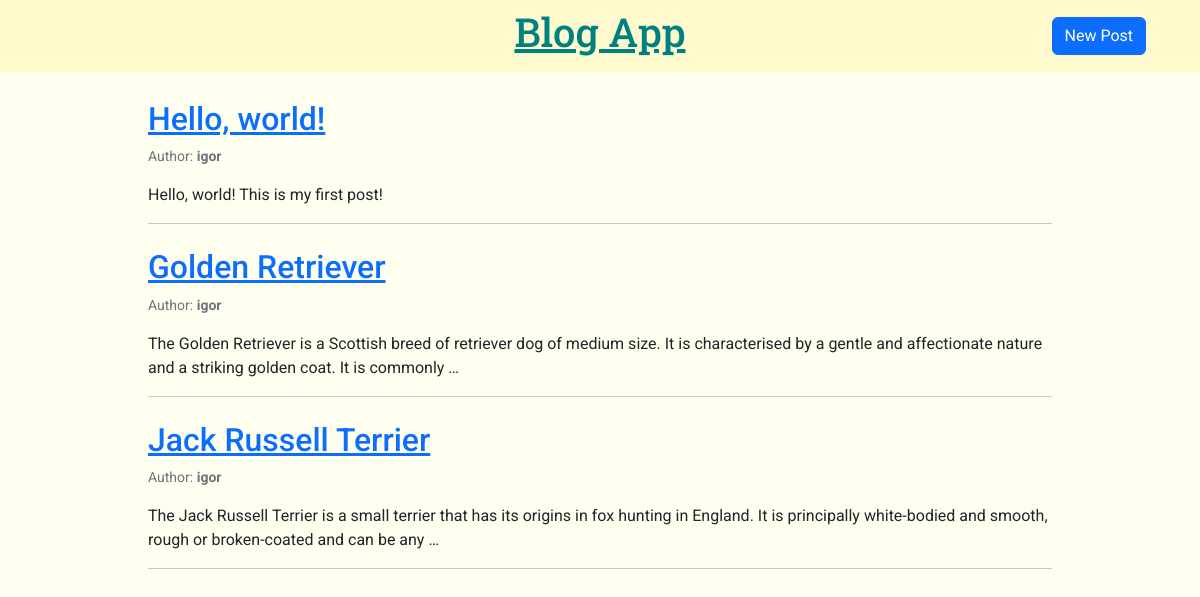
The app's page /blog_app/, older data.
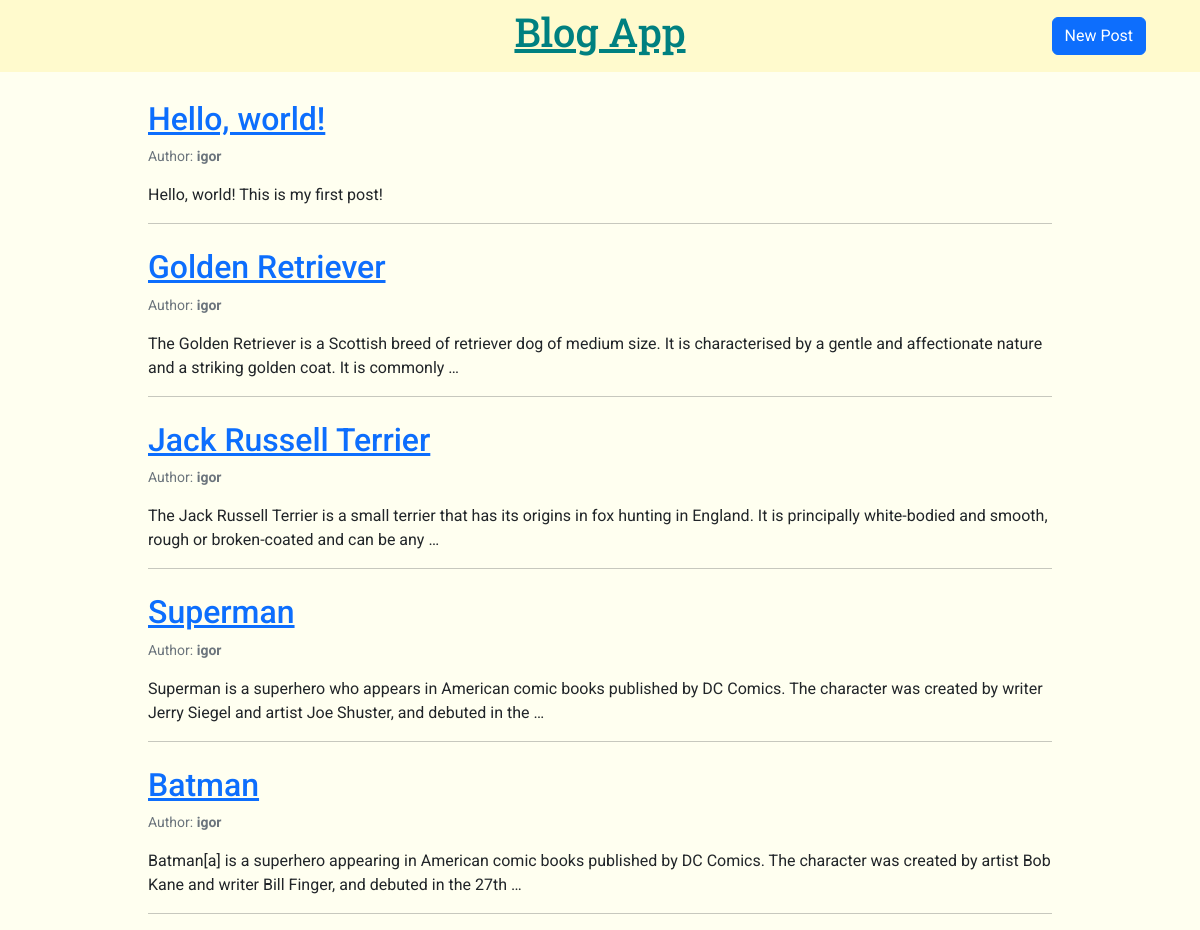
The same page, newer data.
### blog_app/models.py (models this page shows, shortened)
class Post(models.Model):
	title = models.CharField(max_length=200)
	author = models.ForeignKey("auth.user", on_delete=models.CASCADE) # many-to-one relationship
	date = models.DateTimeField(auto_now_add=True)
	text = models.TextField()
	slug = models.SlugField(unique=True, max_length=100, null=False, default="")
	tags = TaggableManager()

### blog_app/views.py (the view)
# urls.py: path("", views.BlogListView.as_view(), name="index"),
class BlogListView(ListView):
	model = Post
	template_name = "blog_app/index.html"

### blog_app/templates/blog_app/index.html
{% extends "blog_app/base.html" %}
{% block content %}
<div class="container my-container">
{% for post in post_list %}
	<div class="mt-4 ps-3 pe-3">
		<h2><a href="{% url 'post_detail' post.pk %}">{{ post.title }}</a></h2>
		<p class="text-secondary small">Author: <b>{{ post.author }}</b></p>
		<p>{{ post.text|truncatewords:30 }}</p>
		<hr>
	</div>
{% empty %}
	<p>No posts yet.</p>
{% endfor %}
</div>
{% endblock content %}

### blog_app/templates/blog_app/base.html (shortened to what this page needs)
{% load static %}
<!DOCTYPE html>
	<html lang="en">
	<head>
		<link rel="stylesheet" href="{% static 'css/bootstrap.min.css' %}">
		<link rel="stylesheet" href="{% static 'css/main.css' %}">
	</head>
	<body>
		<header>
			<nav class="navbar navbar-expand-sm fixed-top">
				<div class="container mx-auto row">
					<div class="col-6 text-center">
						<h1><a href="{% url 'index' %}">Blog App</a></h1>
					</div>
					<div class="col-3 text-end">
						<a href="{% url 'new_post' %}" class="btn btn-primary">New Post</a>
					</div>
				</div>
			</nav>
		</header>
		{% block content %}
		{% endblock content %}
	</body>
</html>

### static/css/main.css (style rules this page uses)
body { font-family: "Roboto", sans-serif; background: ivory; }
h1 { font-family: "Roboto Slab", serif; font-weight: 500; color: teal; }
header nav.navbar { background: lemonchiffon; }
header nav.navbar h1 a, .post-entry h2 { font-family: "Roboto Slab", serif; color: teal; }
.my-container { max-width: 960px; margin-top: 100px; }

Row changes from the older to the newer data that the page shows:
added Post: title "Superman", author "igor", text "Superman is a superhero who appears in American comic books published by DC Comics. The character was created by writer Jerry Siegel and artist Joe Shuster, and debuted in the …"
added Post: title "Batman", author "igor", text "Batman[a] is a superhero appearing in American comic books published by DC Comics. The character was created by artist Bob Kane and writer Bill Finger, and debuted in the 27th …"
